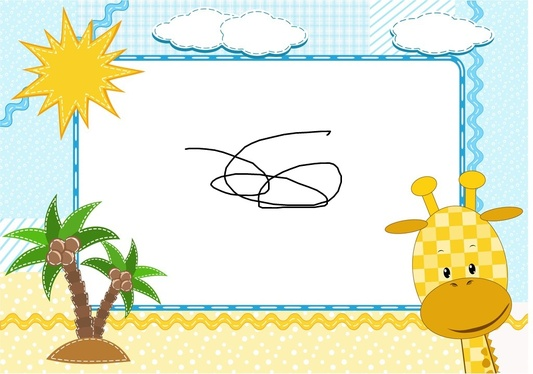
//> input picture opencv_cpp/0.jpg, 533 x 374 px, shrunk from 1024 x 719 before the run, given in place of lena.jpg, which was not available
$ ./M_7_图像变换_Canny算子   (built with g++ and OpenCV 4)
//> lines starting //> are read from the running program, lines starting //| are printed output that depends on the picture; pictures that were not available may be replaced by others from this repository, and a replacement may not be noted
/*
图像变换
将一副图像转变为图像数据的另一种表现形式;
最常见的例子就是傅里叶变换,将图像转换为源图像数据的另一种
表现形式;这类操作的结果仍然保存在Opencv图像结构的形式,
新图像的每个单独像素表示原始输出图像的频谱分量,而不是通常所考虑的空间分量;

边缘检测的一般步骤:
第一步:滤波
边缘检测的算法主要是基于图像增强的一阶及二阶倒数,但是倒数通常对
噪声很敏感,因此必须采用滤波器来改善与噪声有关的边缘检测器的性能;
常见的滤波方法主要有高斯滤波,即采用离散化的高斯函数产生一组归一化的
高斯核,然后基于高斯核函数对图像灰度矩阵的每一点进行加权求和;

第二步:增强
增强边缘的基础是确定图像各点邻域强度的变化值;增强算法可以将
回读图像点邻域强度值有显著变换的点凸显出来,在具体
编程实现时,可通过计算梯度赋值来确定;

第三部:增强
经过增强的图像,往往邻域中有很多点的梯度值比较大,而在特定的应用中,
这些点并不是要找的边缘点,所以应该采用某种方法对这些点进行取舍,
实际工程中,常用的方法是通过阈值化的方法来检测;

canny算子:
canny的目标是找到一个最优的边缘检测算法;
最优边缘检测的三个主要评价目标:
低错误率:表示出尽可能多的实际边缘,同时尽可能的减少噪声产生
的误报;
高定位性:标识出的边缘要与图像中的实际边缘尽可能接近;
最小响应:图像中的边缘只能标识一次,并且可能存在的图像噪声不应标识为
边缘;
为了满足这些要求,Canny使用了变分法,这是一种寻找满足特定功能的函数的方法;
最优检测用4个指数函数项的和表示,但是它非常接近高斯函数的一阶导数;

Canny边缘检测的步骤:
第一步:消除噪声;
一般情况下，使用高斯平滑滤波器卷积降噪;
第二步:计算梯度幅值和方向
梯度方向一般取4个可能的角度之一:0度,45度,90度,135度;
第三步:非极大值抑制
这一步排除非边缘像素,仅仅保留一些细线条(候选边缘);
第四步:
Canny使用了滞后阈值,滞后阈值需要两个阈值(高阈值与低阈值):
1.>若某一像素位置的幅值超过高阈值,该像素被保留为边缘像素,
2.>若某一像素位置的幅值小于低阈值,该像素被排除;
3.>若某一像素位置的幅值在两个阈值之间,该像素仅仅在连接到
一个高于高阈值的像素时被保留;

Canny边缘检测:Canny()函数
c++:void Canny(InputArray src,OutputArray edges,double threshold1,
double threshold2,int apertureSize=3,bool L2gradient=false)
第二个参数:输出的边缘图,和源图片有一样的尺寸和类型;
第三个参数:double类型的threshold1,第一个滞后性阈值;
第四个参数:double类型的threshold2,第二个滞后性阈值;
第五个参数:int类型的apertureSize,表示应用Sobel算子的
孔径大小,默认值为3;
第六个参数,bool类型的L2gradient,一个计算图像梯度幅值的标识,
默认值为false;
需要注意的是,这个函数阈值1和阈值2两者中较小的值用于边缘连接,
而较大的值用来控制强边缘的初始段,推荐的高低阈值的比在2:1到3:1之间;


*/
#include<iostream>
#include<opencv2\opencv.hpp>
using namespace std;
using namespace cv;
//opencv进行canny边缘检测
//载入图像,转换为灰度图,blur进行图像模糊降噪，然后用canny进行边缘检测

//高阶的canny用法,转成灰度图,降噪,用canny,最后将得到的边缘作为掩码,
//拷贝原图得到效果图上,得到彩色的边缘图;

int main(int argc, char* argv[])
{

	//--1--双右斜线法
	string imgpath0 = "E:\\Visual Studio 2010\\Projects\\opencv_2018_12_21\\opencv_2018_12_21\\1.jpg";
	//--2--双左斜线法
	string imgpath1 = "E://Visual Studio 2010//Projects//opencv_2018_12_21//opencv_2018_12_21//1.jpg";
	//--3--单左斜线法
	string imgpath2 = "E:/Visual Studio 2010/Projects/opencv_2018_12_21/opencv_2018_12_21/1.jpg";
	//--4--以上三种混合
	string imgpath3 = "E:/Visual Studio 2010//Projects\\opencv_2018_12_21//opencv_2018_12_21//1.jpg";
	//--5--相对路径法
	string imgpath4 = "1.jpg";
	//--6--命令行参数法
	//string imgpath5 = argv[1];
	//mat是opencv基本的数据结构，定义一个图像矩阵类型
	Mat src_img, dst_img, gray_img, edge_img,temp_img;

	src_img = imread("lena.jpg", 1);//读入图片数据
//> src_img is the input picture: 374 rows x 533 cols, CV_8UC3; mean B, G, R 207.6, 233.8, 229.9
	if (src_img.empty())
	{
		cout << "can not open or find the img" << endl;
		return -1;
	}
	temp_img = src_img.clone();
	imshow("srcimg", temp_img);
	//创建跟src_img同类型和大小的矩阵
	dst_img.create(src_img.size(), src_img.type());


	//将原始图像转换为灰度图像
	//opencv2版本
	//cvtColor(src_img, gray_img, CV_BGR2GRAY);


	//opencv3版本
	cvtColor(src_img, gray_img, COLOR_BGR2GRAY);
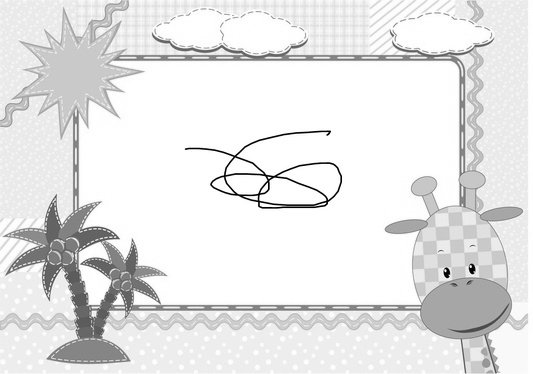
//> gray_img: 374 rows x 533 cols, CV_8UC1; min 0, max 255, mean 229.7
	//使用3x3内核来降噪
	blur(gray_img, edge_img, Size(3, 3));
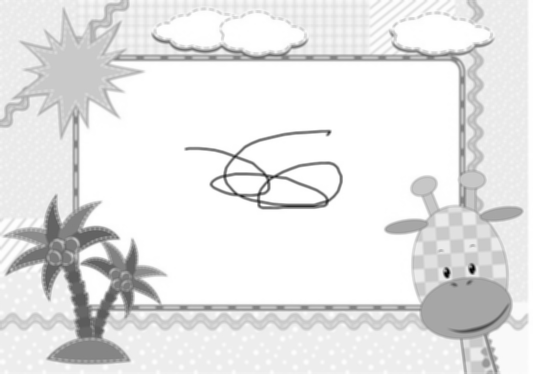
//> edge_img: 374 rows x 533 cols, CV_8UC1; min 4, max 255, mean 229.7

	//getStructuringElement的返回值是指定形状，指定尺寸的内和矩阵
	//Mat element = getStructuringElement(MORPH_RECT, Size(15, 15));
	//erode(src_img, dst_img, element);

	//Canny算子
	Canny(edge_img, edge_img, 3, 9, 3);
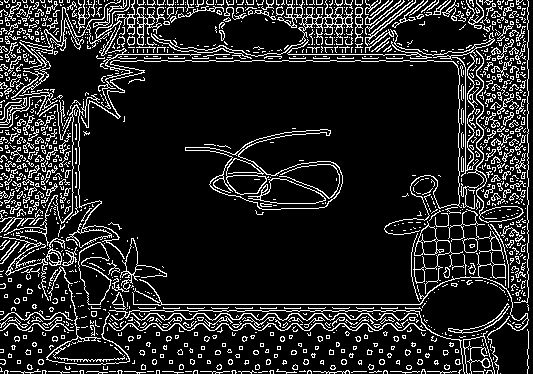
//> edge_img: 374 rows x 533 cols, CV_8UC1; 14.3% white in thin lines or dots

	dst_img = Scalar::all(0);
	//使用Canny算子输出的边缘图g_cannyDetectedEdges作为掩码,
	//将原图g_srcimage拷贝到目标图dst_img
	temp_img.copyTo(dst_img,edge_img);
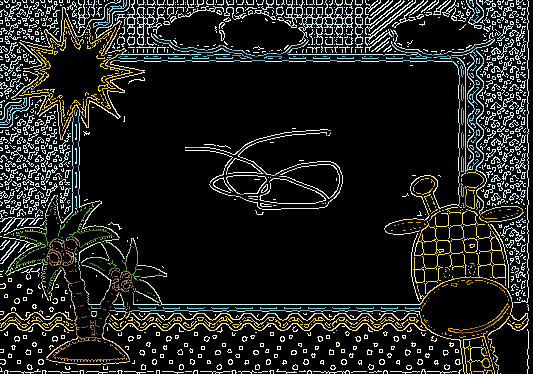
//> dst_img: 374 rows x 533 cols, CV_8UC3; mean B, G, R 28.2, 32.4, 30.4
	imshow("edge_img",edge_img);
	imshow("dst_img", dst_img);

	waitKey(0);
	system("pause");
	return 0;
}

$ run again, on opencv_cpp/10.jpg
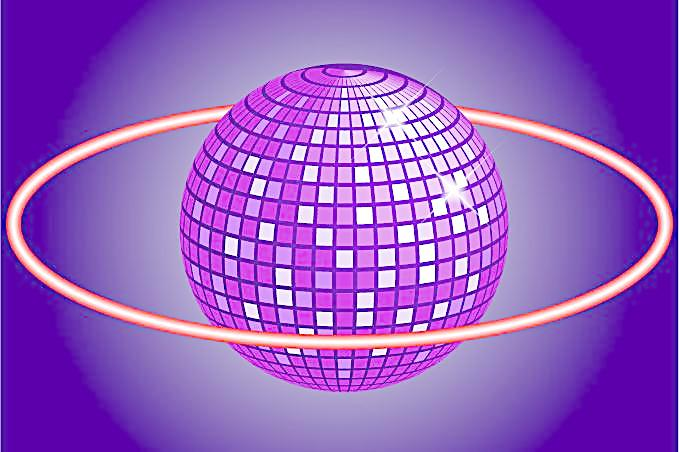
//> input picture opencv_cpp/10.jpg, 679 x 452 px, given in place of lena.jpg, which was not available
//> src_img is the input picture: 452 rows x 679 cols, CV_8UC3; mean B, G, R 193, 90.4, 148.3
//> `Canny(edge_img, edge_img, 3, 9, 3);`:
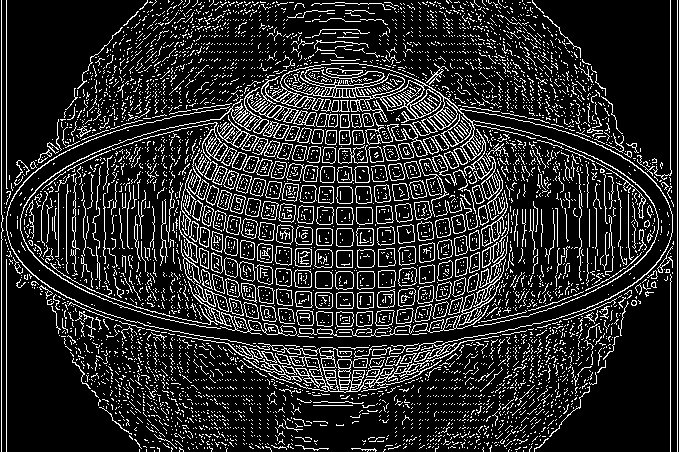
//> edge_img: 452 rows x 679 cols, CV_8UC1; 16.1% white in thin lines or dots
//> `temp_img.copyTo(dst_img,edge_img);`:
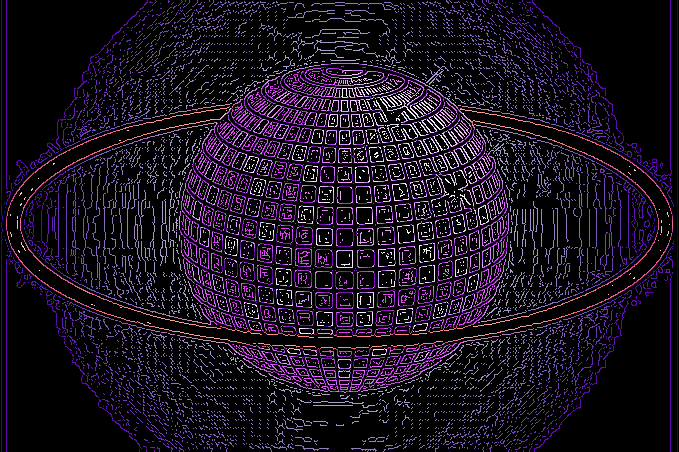
//> dst_img: 452 rows x 679 cols, CV_8UC3; mean B, G, R 32.3, 16.4, 26.5

$ run again, on opencv_cpp/11.jpg
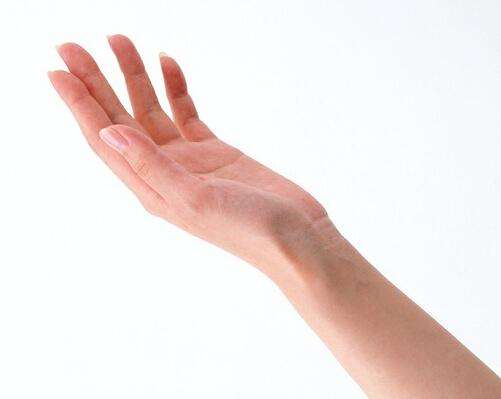
//> input picture opencv_cpp/11.jpg, 501 x 399 px, given in place of lena.jpg, which was not available
//> src_img is the input picture: 399 rows x 501 cols, CV_8UC3; mean B, G, R 226.4, 229.1, 240.3
//> `Canny(edge_img, edge_img, 3, 9, 3);`:
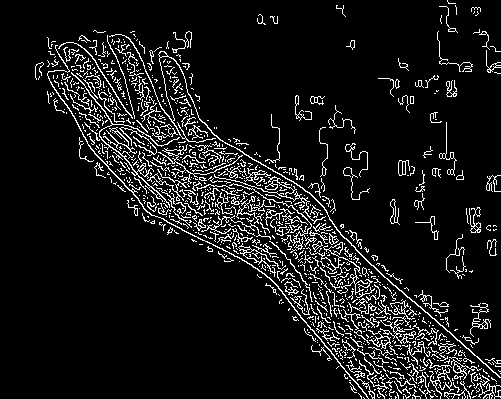
//> edge_img: 399 rows x 501 cols, CV_8UC1; 8.9% white in thin lines or dots
//> `temp_img.copyTo(dst_img,edge_img);`:
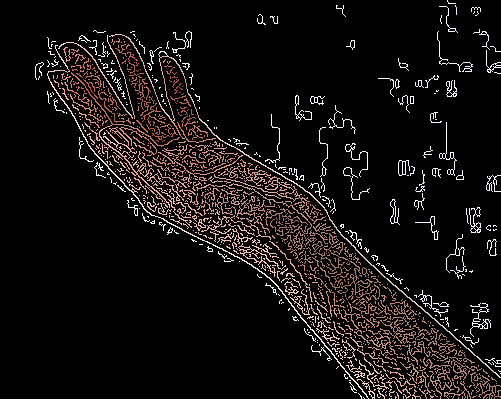
//> dst_img: 399 rows x 501 cols, CV_8UC3; mean B, G, R 15.1, 16, 19.7
